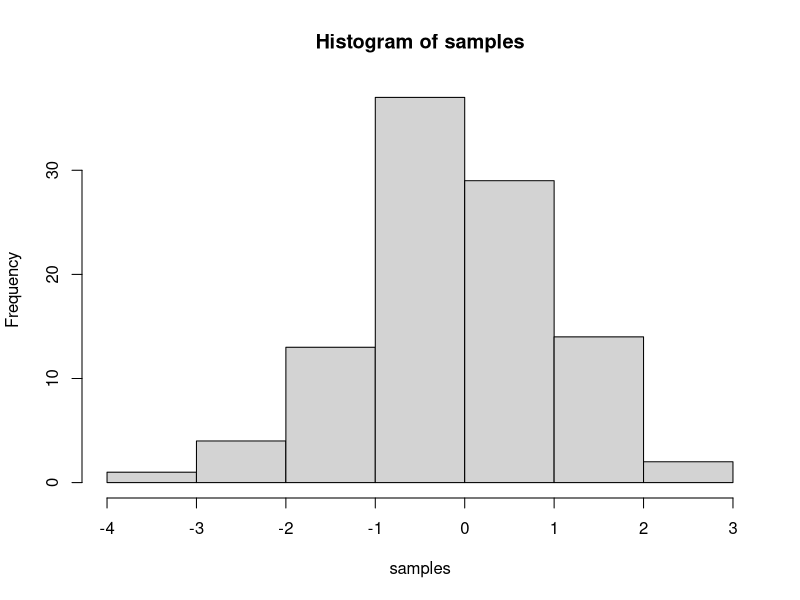

Write the R code that produced this figure.
## ---- chunk 1
knitr::opts_chunk$set(message=FALSE,warning=FALSE, cache=TRUE)
## ---- chunk 2
samples <- rnorm(100, mean=0, sd=1)
hist(samples)
